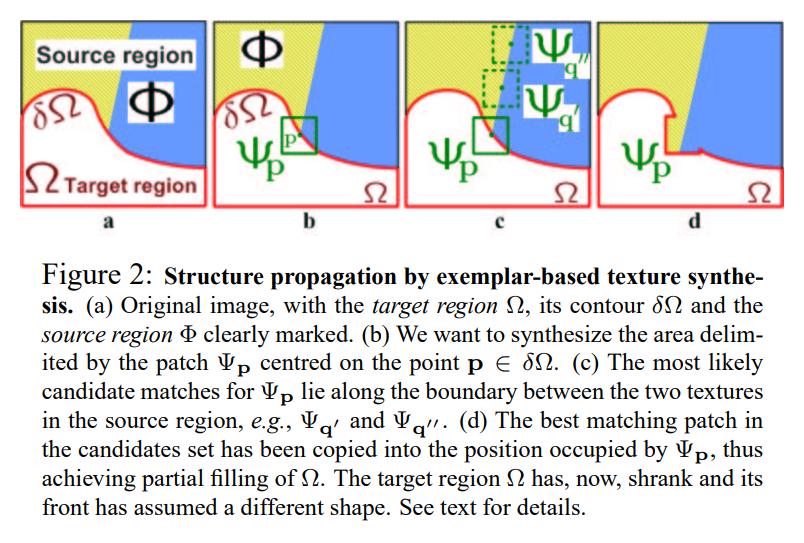
//> input picture objectRemove/inpaint_idea.png, 804 x 543 px
$ ./foregroundRemoval ../objectRemove/inpaint_idea.png   (built with g++ and OpenCV 4)
//> lines starting //> are read from the running program, lines starting //| are printed output that depends on the picture; after the words box and inside, x2 and y2 are one past the last pixel; in counts of white or black regions, pixels touching at a corner belong together
// [18 lines of licence text are left out]

#include <iostream>
#include <opencv2/opencv.hpp>

struct ImageInfo
{
	cv::Mat image;
	cv::Mat targetMask;
    cv::Mat sourceMask;
	cv::Mat displayImage;
	bool leftMouseDown;
    bool rightMouseDown;
	int patchSize;
};

cv::Point point1, point2;
bool beginDraw = false;

void onMouse(int eventType, int x, int y, int flags, void* data)
{
    // reinterpret generic data type to specificed type.
	ImageInfo &ii = *reinterpret_cast<ImageInfo*>(data);

	if (eventType == cv::EVENT_LBUTTONDOWN)
    {
        ii.leftMouseDown = true;
        beginDraw = true;
        point1 = cv::Point(x, y);
        cv::Mat &mask = ii.targetMask;
        cv::Scalar color = cv::Scalar(0,250,0);
        cv::circle(mask, cv::Point(x, y), 1, cv::Scalar(255), -1);
	    ii.displayImage.setTo(color, mask);
    }
	else if (eventType == cv::EVENT_LBUTTONUP)
    {
       ii.leftMouseDown = false;
       beginDraw = false;
       point2 = cv::Point(x, y);
       cv::Mat &mask = ii.targetMask;
       cv::Scalar color = cv::Scalar(0,250,0);
       cv::rectangle(mask, point1, point2, cv::Scalar(255), -1); // -1 means filled.
	   ii.displayImage.setTo(color, mask);
    }
    else if (eventType == cv::EVENT_MOUSEMOVE && beginDraw == true)
    {
       point2 = cv::Point(x, y);
       cv::Mat &mask = ii.targetMask;
       mask.setTo(0);
       cv::Scalar color = cv::Scalar(0,250,0);
       cv::rectangle(mask, point1, point2, cv::Scalar(255), 1);
	   ii.displayImage = ii.image.clone();
	   ii.displayImage.setTo(color, mask);
    }
    else if (eventType == cv::EVENT_RBUTTONDOWN)
		ii.rightMouseDown = true;
    else if (eventType == cv::EVENT_RBUTTONUP)
		ii.rightMouseDown = false;

    if (!ii.leftMouseDown && !ii.rightMouseDown)
        return;

    // [8 lines of commented-out code are left out]
}

int main(int argc, char **argv)
{
	if (argc != 2)
    {
		std::cerr << argv[0] << " image.jpg" << std::endl;
		return -1;
	}

	cv::Mat inputImage = cv::imread(argv[1]);
//> inputImage is the input picture: 543 rows x 804 cols, CV_8UC3; mean B, G, R 220.1, 220, 218.6
    // How to check read image ok?
    printf("- Image size w=%d, h=%d.\n", inputImage.cols, inputImage.rows);
//| - Image size w=804, h=543.
    while (inputImage.cols > 720 || inputImage.rows > 800)
    {
        cv::resize(inputImage, inputImage, cv::Size(round(0.618 * inputImage.cols),
                                                    round(0.618 * inputImage.rows)));
        printf("- After resize, Image size w=%d, h=%d.\n", inputImage.cols, inputImage.rows);
    }
//> this loop made 1 pass
//> pass 1, `cv::resize(inputImage, inputImage, cv::Size(round(0.618 * inputImage.c..`:
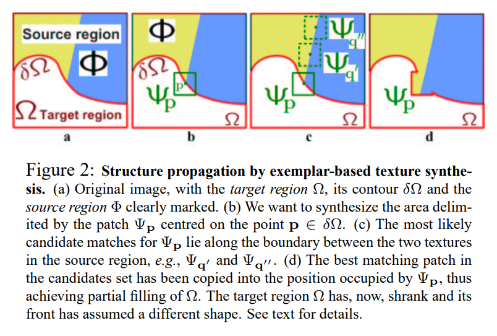
//> inputImage: 336 rows x 497 cols, CV_8UC3; mean B, G, R 219.8, 219.6, 218.4

	ImageInfo ii;
	ii.leftMouseDown = false;
    ii.rightMouseDown = false;
	ii.patchSize = 9;

	ii.image = inputImage.clone();
	ii.displayImage = ii.image.clone();
    ii.targetMask.create(ii.image.size(), CV_8UC1);
	ii.targetMask.setTo(0); // a black picture.
    //cv::imshow("Target mask", ii.targetMask);
    ii.sourceMask.create(ii.image.size(), CV_8UC1);
	ii.sourceMask.setTo(0); // a black picture.
    //cv::imshow("Source mask", ii.sourceMask);

	//cv::namedWindow("Image Inpaint", cv::WINDOW_NORMAL);
	cv::namedWindow("Image Inpaint");
	cv::setMouseCallback("Image Inpaint", onMouse, &ii);
	cv::createTrackbar("Patchsize", "Image Inpaint", &ii.patchSize, 50);

	bool done = false;
	bool editingMode = true;
    int iterations = 0;

    //Inpaint::CriminisiInpainter inpainter;
	cv::Mat image;

	while (!done)
    {
		if (editingMode)
        {
			image = ii.displayImage.clone();
		}
        else
        {
            // Run algorithms and check result after each
            // iterations.
			if (0)
            {
                ++iterations;
               // cv::imshow("Processing", inpainter.image());
			}
            else
            {
                // algorithm finished.
                printf("- No more processings, iterations = %d. Switch to Edit mode.", iterations);
				editingMode = true;
			}
		}

		cv::imshow("Image Inpaint", image);
		int key = cv::waitKey(10); // wait for key strok for 10 ms.
//> the left mouse button is pressed at (124, 84)
//> in onMouse, `cv::circle(mask, cv::Point(x, y), 1, cv::Scalar(255), -1);`:
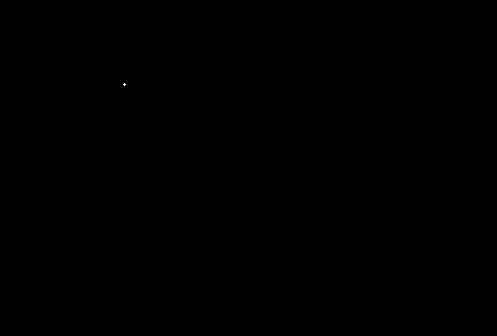
//> mask: 336 rows x 497 cols, CV_8UC1; 0% white in thin lines or dots, all inside (x1, y1, x2, y2) = (123, 83, 126, 86)
//> in onMouse, `ii.displayImage.setTo(color, mask);`: ii.displayImage: 336 rows x 497 cols, CV_8UC3; 5 pixels changed, all inside (x1, y1, x2, y2) = (123, 83, 126, 86)
//> the mouse is dragged to (248, 168)
//> call 2 of onMouse, with eventType = 0, x = 248, y = 168, flags = 1
//> in onMouse (call 2), `cv::rectangle(mask, point1, point2, cv::Scalar(255), 1);`: mask: 336 rows x 497 cols, CV_8UC1; 0.25% white in thin lines or dots, all inside (x1, y1, x2, y2) = (124, 84, 249, 169)
//> in onMouse (call 2), `ii.displayImage.setTo(color, mask);`:
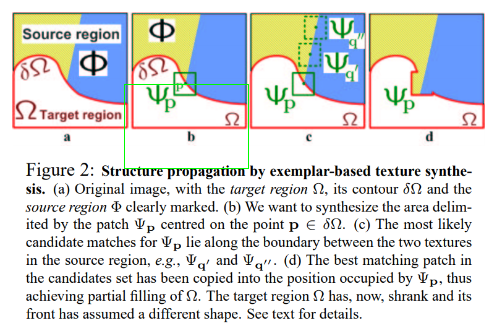
//> ii.displayImage: 336 rows x 497 cols, CV_8UC3; 0.25% of pixels changed, all inside (x1, y1, x2, y2) = (124, 84, 249, 169)
//> the mouse is dragged to (372, 252)
//> call 3 of onMouse, with eventType = 0, x = 372, y = 252, flags = 1
//> in onMouse (call 3), `cv::rectangle(mask, point1, point2, cv::Scalar(255), 1);`:
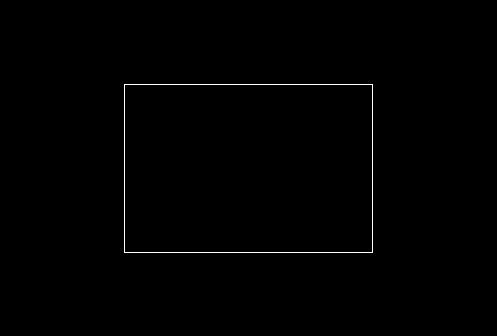
//> mask: 336 rows x 497 cols, CV_8UC1; 0.5% white in thin lines or dots, all inside (x1, y1, x2, y2) = (124, 84, 373, 253)
//> in onMouse (call 3), `ii.displayImage.setTo(color, mask);`:
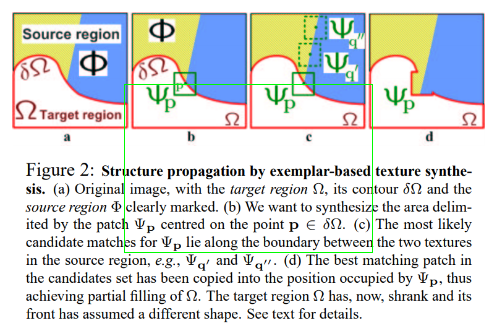
//> ii.displayImage: 336 rows x 497 cols, CV_8UC3; 0.5% of pixels changed, all inside (x1, y1, x2, y2) = (124, 84, 373, 253)
//> the button is released at (372, 252)
//> call 4 of onMouse, with eventType = 4, x = 372, y = 252, flags = 0
//> in onMouse (call 4), `cv::rectangle(mask, point1, point2, cv::Scalar(255), -1);`:
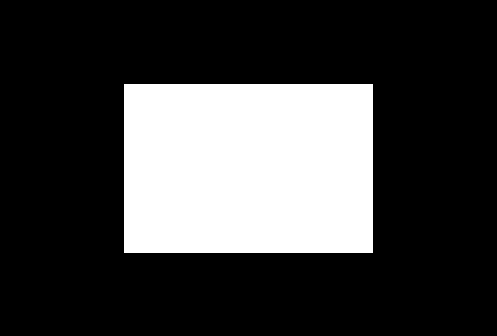
//> mask: 336 rows x 497 cols, CV_8UC1; 25.2% white; 1 white region, box (x1, y1, x2, y2) and area: (124, 84, 373, 253) 42081
//> in onMouse (call 4), `ii.displayImage.setTo(color, mask);`:
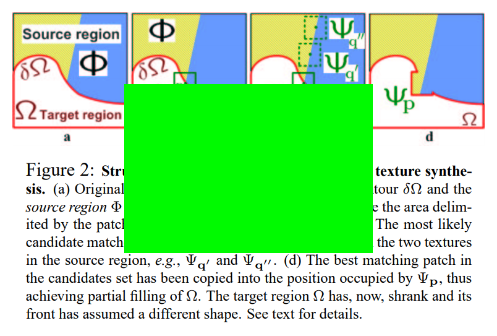
//> ii.displayImage: 336 rows x 497 cols, CV_8UC3; mean B, G, R 163.3, 226.7, 161.8
//> the 'x' key is pressed

		if (key == 'x')
        {
            printf("- Done.\n");
			done = true;
		}
        else if (key == 'e')
        {
			if (editingMode)
            {
				// Was in editing, now perform
                printf("- In edit mode, generate image mask.\n");

                // Check the source and target mask here
		        //cv::imshow("Target mask",ii.targetMask);
		        //cv::imshow("Source mask", ii.sourceMask);
			}
			editingMode = !editingMode;
		}
        else if (key == 'r')
        {
			// revert
            printf("- Revert to initial state and set to edit mode.\n");
			ii.image = inputImage.clone();
			ii.displayImage = ii.image.clone();
			ii.targetMask.create(ii.image.size(), CV_8UC1);
			ii.targetMask.setTo(0);
            ii.sourceMask.create(ii.image.size(), CV_8UC1);
			ii.sourceMask.setTo(0);
			editingMode = true;
		}
        else
        {
            //printf("- Press other keys.\n");
        }
	}

	cv::imshow("Source", inputImage);
	cv::waitKey(); // wait for key strok forever.
	//cv::imwrite("Final.png", inpainter.image());

	return 0;
}
